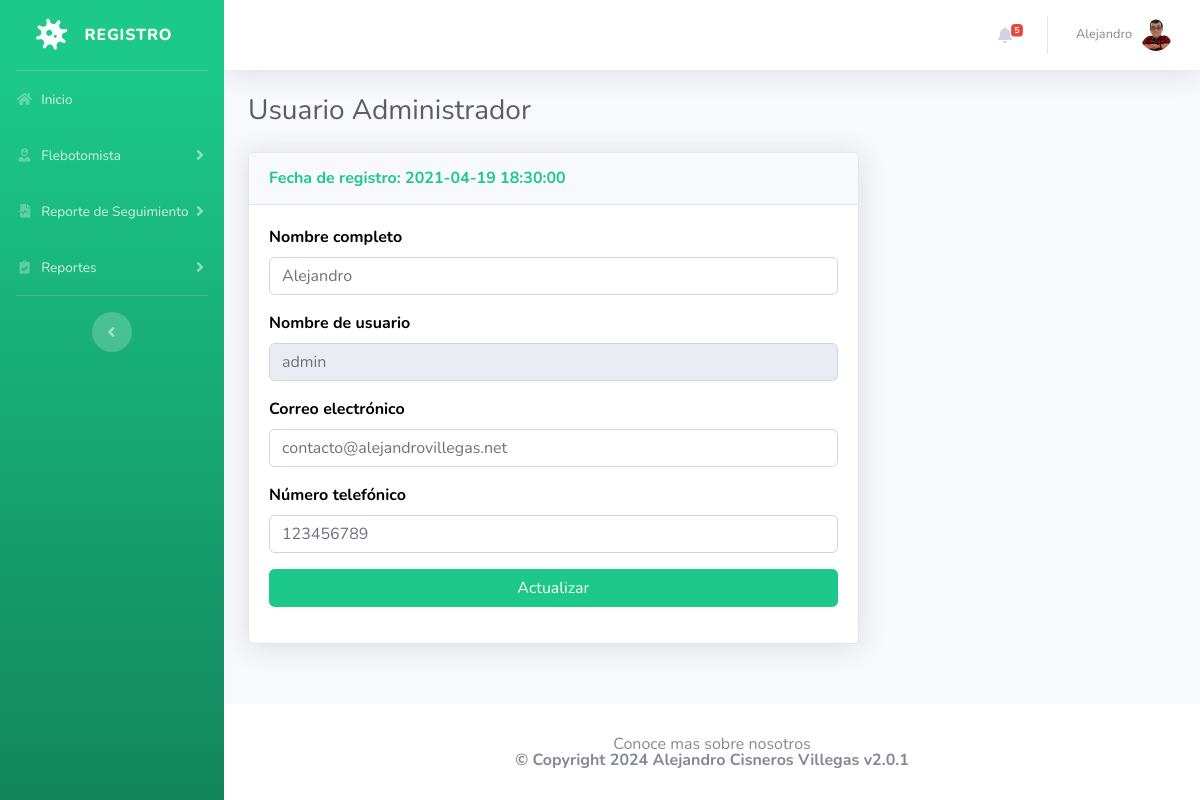
Page /profile.php (signed in) on the committed database.
### tables this page shows
CREATE TABLE `project_08_admin` (
  `ID` int(11) NOT NULL,
  `AdminName` varchar(120) DEFAULT NULL,
  `AdminuserName` varchar(20) NOT NULL,
  `MobileNumber` int(10) NOT NULL,
  `Email` varchar(120) NOT NULL,
  `Password` varchar(120) DEFAULT NULL,
  `AdminRegdate` timestamp NULL DEFAULT current_timestamp()
);

### profile.php (the view, shortened to what this page needs)
<?php session_start();
  include_once('includes/config.php');
  if (strlen($_SESSION['aid'] == 0)) {
    header('location:logout.php');
  } else {
?>
<!DOCTYPE html>
<html lang="es">
  <head>
    <link href="vendor/fontawesome-free/css/all.min.css" rel="stylesheet" type="text/css">
    <link href="css/sb-admin-2.min.css" rel="stylesheet">
  </head>
  <body id="page-top">
    <div id="wrapper">
      <?php include_once('includes/sidebar.php'); ?>
      <div id="content-wrapper" class="d-flex flex-column">
        <div id="content">
          <?php include_once('includes/topbar.php'); ?>
          <div class="container-fluid">
            <h1 class="h3 mb-4 text-gray-800">Usuario Administrador</h1>
            <form method="post" name="adminprofile">
              <div class="row">
                <div class="col-lg-8">
                  <div class="card shadow mb-4">
                    <?php
                      $adminid = $_SESSION['aid'];
                      $ret = mysqli_query($con, "select * from project_08_admin where ID='$adminid'");
                      while ($row = mysqli_fetch_array($ret)) {
                    ?>
                      <div class="card-header py-3">
                        <h6 class="m-0 font-weight-bold text-success">Fecha de registro: <?php echo $row['AdminRegdate']; ?> </h6>
                      </div>
                      <div class="card-body">
                        <div class="form-group">
                          <label>Nombre completo</label>
                          <input type="text" class="form-control" name="adminname" value="<?php echo $row['AdminName']; ?>" required='true'>
                        </div>
                        <div class="form-group">
                          <label>Nombre de usuario</label>
                          <input type="text" class="form-control" name="username" value="<?php echo $row['AdminuserName']; ?>" readonly='true'>
                        </div>
                        <div class="form-group">
                          <label>Correo electrónico</label>
                          <input type="email" class="form-control" name="email" value="<?php echo $row['Email']; ?>" required='true'>
                        </div>
                        <div class="form-group">
                          <label>Número telefónico</label>
                          <input type="text" class="form-control" name="mobilenumber" value="<?php echo $row['MobileNumber']; ?>" required='true' maxlength='10'>
                        </div> <?php } ?> <div class="form-group">
                        <input type="submit" class="btn btn-success btn-user btn-block" name="update" id="update" value="Actualizar">
                      </div>
                    </div>
                  </div>
                </div>
              </div>
            </form>
          </div>
        </div>
        <?php include_once('includes/footer.php'); ?>
      </div>
    </div>
  </body>
</html>
<?php } ?>

### includes/topbar.php (shortened to what this page needs)
<nav class="navbar navbar-expand navbar-light bg-white topbar mb-4 static-top shadow">
    <?php if ($_SESSION['aid']): ?>
        <ul class="navbar-nav ml-auto">
            <?php $query = mysqli_query($con, "select * from project_08_testrecord where ReportStatus is null");
            $count = mysqli_num_rows($query);
            ?>
            <li class="nav-item dropdown no-arrow mx-1">
                <a class="nav-link dropdown-toggle" href="#" id="alertsDropdown" role="button"
                    data-toggle="dropdown" aria-haspopup="true" aria-expanded="false">
                    <i class="fas fa-bell fa-fw"></i>
                    <span class="badge badge-danger badge-counter"><?php echo $count; ?></span>
                </a>
            </li>
            <li class="nav-item dropdown no-arrow">
                <a class="nav-link dropdown-toggle" href="#" id="userDropdown" role="button"
                    data-toggle="dropdown" aria-haspopup="true" aria-expanded="false">
                    <?php
                    $adid = $_SESSION['aid'];
                    $ret1 = mysqli_query($con, "select AdminName from project_08_admin where ID='$adid'");
                    while ($row1 = mysqli_fetch_array($ret1)) {
                    ?>
                        <span class="mr-2 d-none d-lg-inline text-gray-600 small"><?php echo $row1['AdminName']; ?></span>
                    <?php } ?>
                    <img class="img-profile rounded-circle"
                        src="img/profile.png">
                </a>
            </li>
        </ul>
    <?php endif; ?>
</nav>

### profile.php (style rules this page uses)
label { font-size: 16px; font-weight: bold; color: #000; }

### rows in the picture
project_08_admin: AdminName "Alejandro", AdminRegdate "2021-04-19 18:30:00", adminname "Alejandro", username "admin", email "contacto@alejandrovillegas.net", mobilenumber "123456789"

### other values in the picture
$count "5"
